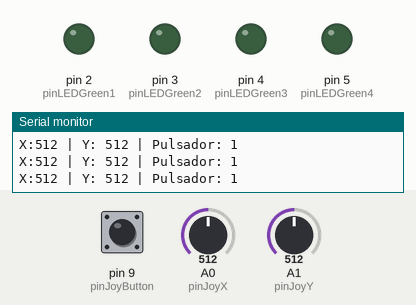
Recording of a sketch running on a simulated Arduino Uno, built with avr-gcc and run on an emulated ATmega328P. Parts: output pins drawn as LEDs (lit = HIGH), the last lines printed to the serial monitor. The inputs (shaded band) are chosen by the test bench; at power-on: A0 (pinJoyX) = 512, pin 9 (pinJoyButton) HIGH, A1 (pinJoyY) = 512.

Above: at 1.2 s.
1.3 s: A0 (pinJoyX) set to 542
2.8 s: A0 (pinJoyX) set to 563
At 3.9 s:
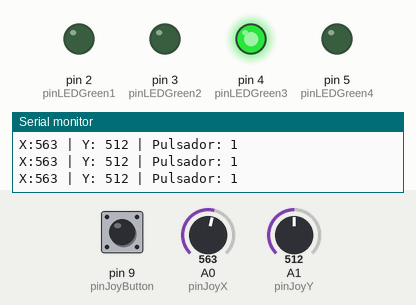
4.6 s: A0 (pinJoyX) set to 465
6.1 s: A0 (pinJoyX) set to 440
At 6.8 s:
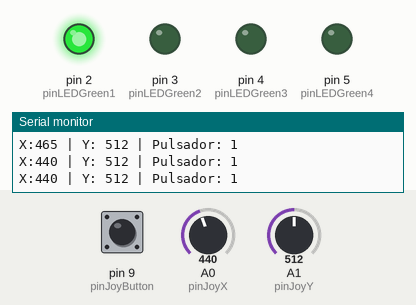
7.9 s: A0 (pinJoyX) set to 560
At 9.4 s:
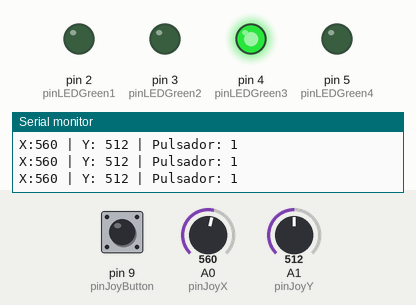
9.7 s: A0 (pinJoyX) set to 306
At 11.1 s:
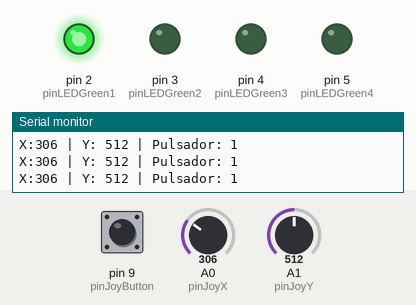
Timing chart, 0 to 12.5 s (numbered marks = the images above; inputs shaded):
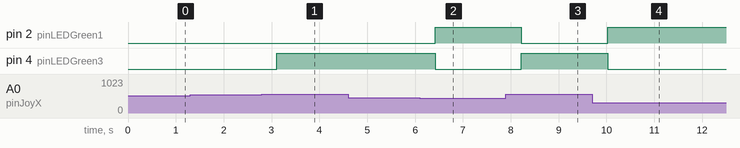

The sketch:

Controlador_Joystick_LEDs.ino
```cpp
/*
GND - GND
Vcc - 5v
VRx - A0
VRy - A1
SW -  D9
*/


const int pinLEDGreen1 = 2;
const int pinLEDGreen2 = 3;
const int pinLEDGreen3 = 4;
const int pinLEDGreen4 = 5;
const int pinJoyX = A0;
const int pinJoyY = A1;
const int pinJoyButton = 9;

void setup() {
   pinMode(pinLEDGreen1, OUTPUT);
   pinMode(pinLEDGreen2, OUTPUT);
   pinMode(pinLEDGreen3, OUTPUT);
   pinMode(pinLEDGreen4, OUTPUT);
   pinMode(pinJoyButton , INPUT_PULLUP);   //activar resistencia pull up
   Serial.begin(9600);
}

void loop() {
   int Xvalue = 0;
   int Yvalue = 0;
   bool buttonValue = false;

   //leer valores
   Xvalue = analogRead(pinJoyX);
   delay(100);                 //es necesaria una pequeña pausa entre lecturas analógicas
   Yvalue = analogRead(pinJoyY);
   buttonValue = digitalRead(pinJoyButton);

   //mostrar valores por serial
   Serial.print("X:" );
   Serial.print(Xvalue);
   Serial.print(" | Y: ");
   Serial.print(Yvalue);
   Serial.print(" | Pulsador: ");
   Serial.println(buttonValue);
   if (Xvalue < 450){
      digitalWrite(pinLEDGreen1, HIGH);
      digitalWrite (pinLEDGreen2, LOW);
      digitalWrite (pinLEDGreen3, LOW);
      digitalWrite (pinLEDGreen4, LOW);
   }else if (Xvalue > 550){
      digitalWrite(pinLEDGreen3, HIGH);
      digitalWrite (pinLEDGreen1, LOW);
      digitalWrite (pinLEDGreen2, LOW);
      digitalWrite (pinLEDGreen4, LOW);
   }else if (Yvalue < 450){
      digitalWrite(pinLEDGreen2, HIGH);
      digitalWrite (pinLEDGreen1, LOW);
      digitalWrite (pinLEDGreen3, LOW);
      digitalWrite (pinLEDGreen4, LOW);
   }else if (Yvalue > 550){
      digitalWrite(pinLEDGreen4, HIGH);
      digitalWrite (pinLEDGreen1, LOW);
      digitalWrite (pinLEDGreen2, LOW);
      digitalWrite (pinLEDGreen3, LOW);
   }
   delay(200);
}
```

Measured:
- the behaviour switches between 550 and 551 on A0 (pinJoyX) (found by bisection; images 0 and 1)
- the behaviour switches between 450 and 449 on A0 (pinJoyX) (found by bisection; images 1 and 2)
- after the input at 2.8 s, pin 4 (pinLEDGreen3): LOW → HIGH after 0.31 s
- after the input at 6.1 s, pin 2 (pinLEDGreen1): LOW → HIGH after 0.32 s; pin 4 (pinLEDGreen3): HIGH → LOW after 0.32 s
- after the input at 7.9 s, pin 2 (pinLEDGreen1): HIGH → LOW after 0.32 s; pin 4 (pinLEDGreen3): LOW → HIGH after 0.32 s
- after the input at 9.7 s, pin 2 (pinLEDGreen1): LOW → HIGH after 0.33 s; pin 4 (pinLEDGreen3): HIGH → LOW after 0.33 s
